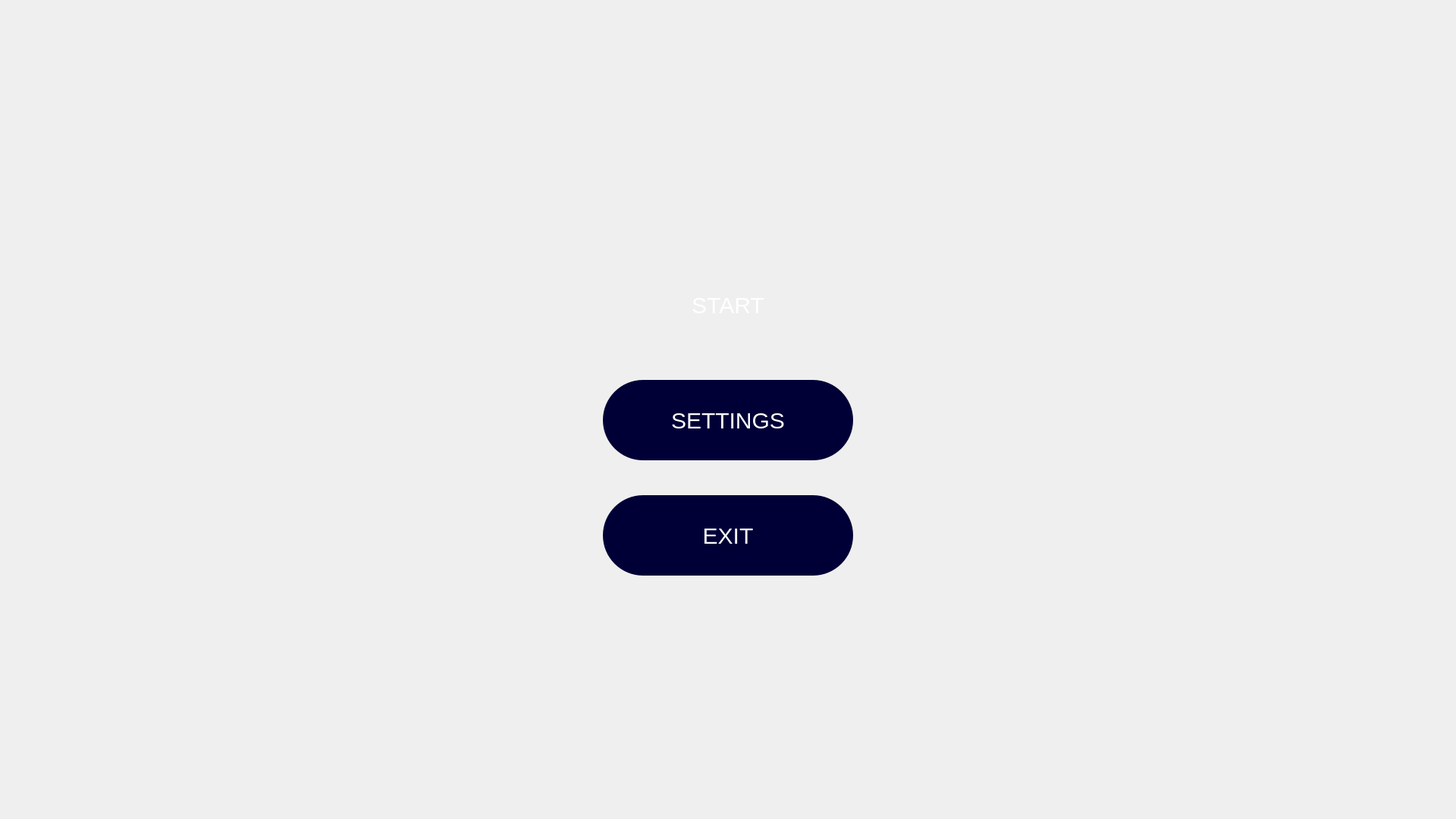
<?xml version="1.0" encoding="UTF-8"?>
<ui version="4.0">
 <class>MainMenu</class>
 <widget class="QMainWindow" name="MainMenu">
  <property name="geometry">
   <rect>
    <x>0</x>
    <y>0</y>
    <width>1920</width>
    <height>1080</height>
   </rect>
  </property>
  <property name="windowTitle">
   <string>ZAPPY - The Game</string>
  </property>
  <property name="styleSheet">
   <string notr="true">QPushButton {
	border-radius: 53px;
	color: #FFF;
	padding-left: 20px;
	padding-right: 20px;
	background-color: rgb(92, 92, 255	);
	font-size: 30px;
}
QPushButton::hover {
	background-color: rgb(80, 80, 222);
}
QPushButton::pressed {
	background-color: rgb(70, 70, 222);
}
QPushButton#settings {
	background-color: rgb(0, 0, 55);
	font-size: 30px;
}
QPushButton::hover#settings {
	background-color: rgb(0, 0, 30);
}
QPushButton::pressed#settings {
	background-color: rgb(0, 0, 0);
}
QPushButton#exit {
	background-color: rgb(0, 0, 55);
	font-size: 30px;
}
QPushButton::hover#exit {
	background-color: rgb(0, 0, 30);
}
QPushButton::pressed#settings {
	background-color: rgb(0, 0, 0);
}
</string>
  </property>
  <widget class="QWidget" name="centralWidget">
   <property name="styleSheet">
    <string notr="true">#centralWidget {
    border-image: url(&quot;/home/omay/delivery/Tech2/Semestre_1/Zappy/B-YEP-400-MPL-4-1-zappy-gaetan.darrort/GUI/assets/menu/background.png&quot;) 0 0 0 0 stretch stretch;
}
</string>
   </property>
   <layout class="QVBoxLayout" name="verticalLayout_2">
    <item>
     <layout class="QHBoxLayout" name="horizontalLayout"/>
    </item>
    <item>
     <layout class="QVBoxLayout" name="verticalLayout_3">
      <item>
       <spacer name="verticalSpacer_2">
        <property name="orientation">
         <enum>Qt::Vertical</enum>
        </property>
        <property name="sizeType">
         <enum>QSizePolicy::Preferred</enum>
        </property>
        <property name="sizeHint" stdset="0">
         <size>
          <width>20</width>
          <height>340</height>
         </size>
        </property>
       </spacer>
      </item>
      <item alignment="Qt::AlignHCenter|Qt::AlignTop">
       <widget class="QPushButton" name="start">
        <property name="minimumSize">
         <size>
          <width>330</width>
          <height>106</height>
         </size>
        </property>
        <property name="maximumSize">
         <size>
          <width>330</width>
          <height>106</height>
         </size>
        </property>
        <property name="styleSheet">
         <string notr="true"/>
        </property>
        <property name="text">
         <string>START</string>
        </property>
        <property name="iconSize">
         <size>
          <width>100</width>
          <height>150</height>
         </size>
        </property>
       </widget>
      </item>
      <item>
       <spacer name="verticalSpacer_3">
        <property name="orientation">
         <enum>Qt::Vertical</enum>
        </property>
        <property name="sizeType">
         <enum>QSizePolicy::Preferred</enum>
        </property>
        <property name="sizeHint" stdset="0">
         <size>
          <width>20</width>
          <height>40</height>
         </size>
        </property>
       </spacer>
      </item>
      <item alignment="Qt::AlignHCenter|Qt::AlignTop">
       <widget class="QPushButton" name="settings">
        <property name="minimumSize">
         <size>
          <width>330</width>
          <height>106</height>
         </size>
        </property>
        <property name="maximumSize">
         <size>
          <width>330</width>
          <height>106</height>
         </size>
        </property>
        <property name="styleSheet">
         <string notr="true"/>
        </property>
        <property name="text">
         <string>SETTINGS</string>
        </property>
       </widget>
      </item>
      <item>
       <spacer name="verticalSpacer_4">
        <property name="orientation">
         <enum>Qt::Vertical</enum>
        </property>
        <property name="sizeType">
         <enum>QSizePolicy::Preferred</enum>
        </property>
        <property name="sizeHint" stdset="0">
         <size>
          <width>20</width>
          <height>40</height>
         </size>
        </property>
       </spacer>
      </item>
      <item alignment="Qt::AlignHCenter|Qt::AlignTop">
       <widget class="QPushButton" name="exit">
        <property name="minimumSize">
         <size>
          <width>330</width>
          <height>106</height>
         </size>
        </property>
        <property name="maximumSize">
         <size>
          <width>330</width>
          <height>106</height>
         </size>
        </property>
        <property name="styleSheet">
         <string notr="true"/>
        </property>
        <property name="text">
         <string>EXIT</string>
        </property>
       </widget>
      </item>
      <item>
       <spacer name="verticalSpacer">
        <property name="orientation">
         <enum>Qt::Vertical</enum>
        </property>
        <property name="sizeHint" stdset="0">
         <size>
          <width>20</width>
          <height>40</height>
         </size>
        </property>
       </spacer>
      </item>
     </layout>
    </item>
   </layout>
  </widget>
 </widget>
 <resources>
  <include location="../assets/menu/menu.qrc"/>
 </resources>
 <connections/>
</ui>
